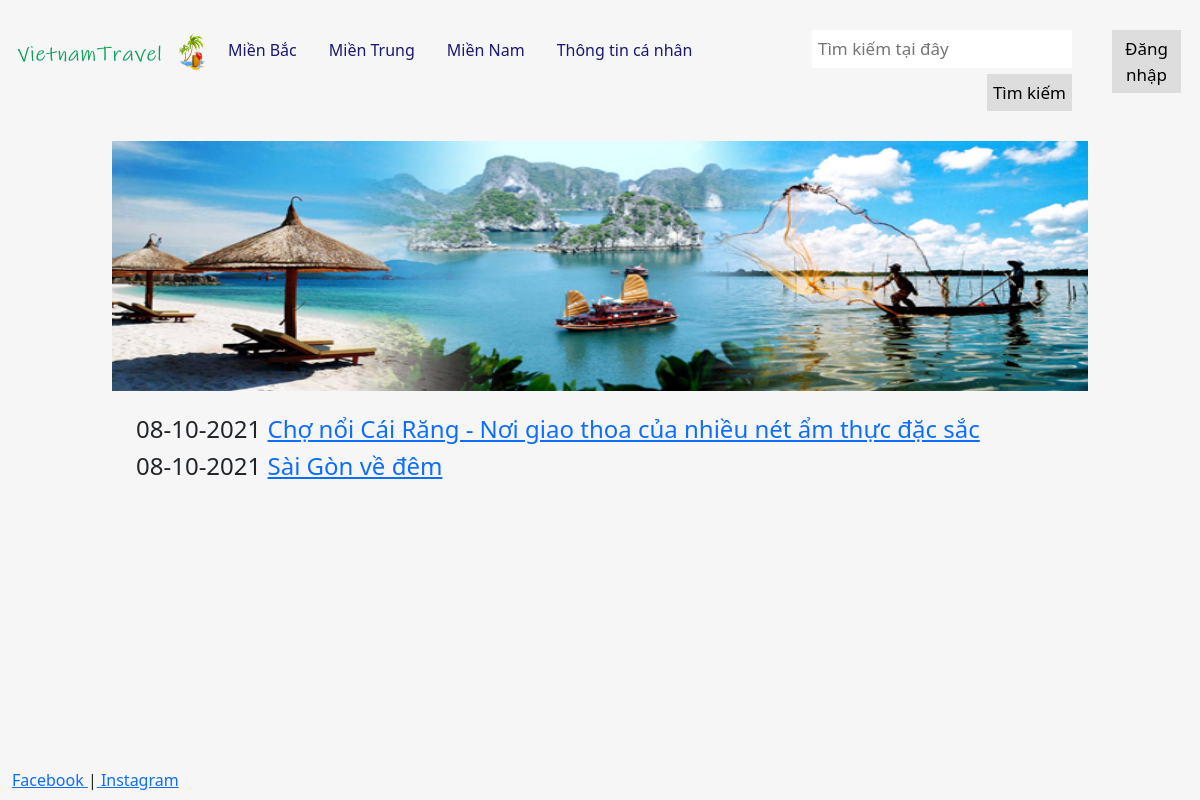
Page /southtravel/ on the committed database.
### southtravel/models.py (models this page shows, shortened)
class Post_South(models.Model):
    title = models.CharField(max_length=500)
    content = models.TextField()
    image = models.ImageField(upload_to='images')
    created_at = models.DateTimeField(auto_now_add=True)
    upload_to = models.DateTimeField(auto_now=True)

### southtravel/views.py (the view)
# urls.py: path('southtravel/', views.list),
def list(request):
    Data = {'Posts_South': Post_South.objects.all().order_by('-upload_to')}
    return render(request, 'southtravel/south.html', Data)

### southtravel/templates/southtravel/south.html (shortened to what this page needs)
{% extends "pages/base.html" %}
{% block content %}
{% for post in Posts_South %}
    <h4>{{ post.upload_to|date:"d-m-Y" }} <a href="/blogSouth/{{ post.id }}">{{ post.title }}</a></h4>
{% endfor %}
{% endblock %}

### home/templates/pages/base.html (style rules this page uses)
html, body { height: 100%; background-color: #f6f6f6; }

### rows in the picture
Post_South: upload_to "08-10-2021", title "Chợ nổi Cái Răng - Nơi giao thoa của nhiều nét ẩm thực đặc sắc"
Post_South: upload_to "08-10-2021", title "Sài Gòn về đêm"
